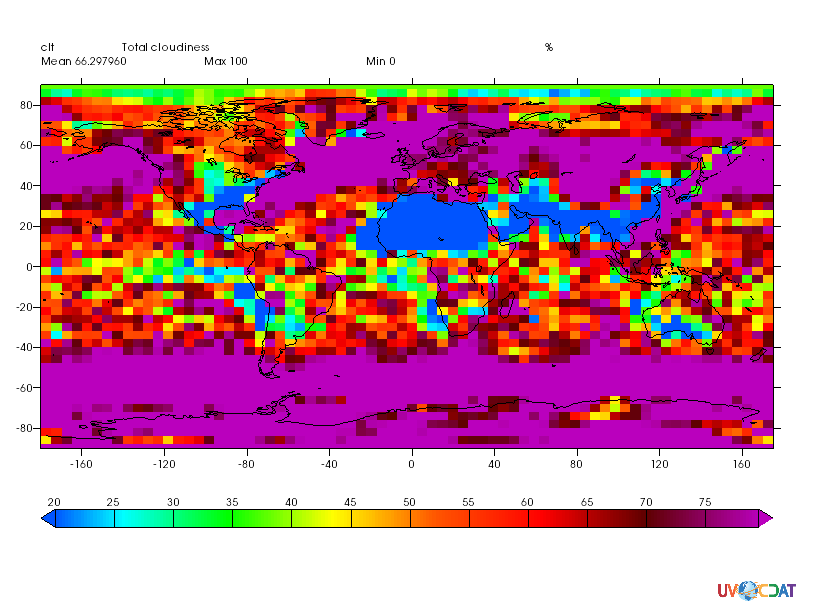

This chart was generated by the following Python code:

import cdms2,sys,vcs,sys,os
src=sys.argv[1]
pth = os.path.join(os.path.dirname(__file__),"..")
sys.path.append(pth)
import checkimage
x=vcs.init()
x.setantialiasing(0)
x.drawlogooff()
f=cdms2.open(vcs.sample_data+"/clt.nc")
s=f("clt",slice(0,1),squeeze=1)
b=x.createboxfill()
b.level_1=20
b.level_2=80
b.ext_1="y"
b.ext_2="y"
x.plot(s,b,bg=1)

fnm= "test_boxfill_lev1_lev2_ext1_ext2.png"

x.png(fnm)

print "fnm:",fnm
print "src:",src
ret = checkimage.check_result_image(fnm,src,checkimage.defaultThreshold)
x.close()
sys.exit(ret)
